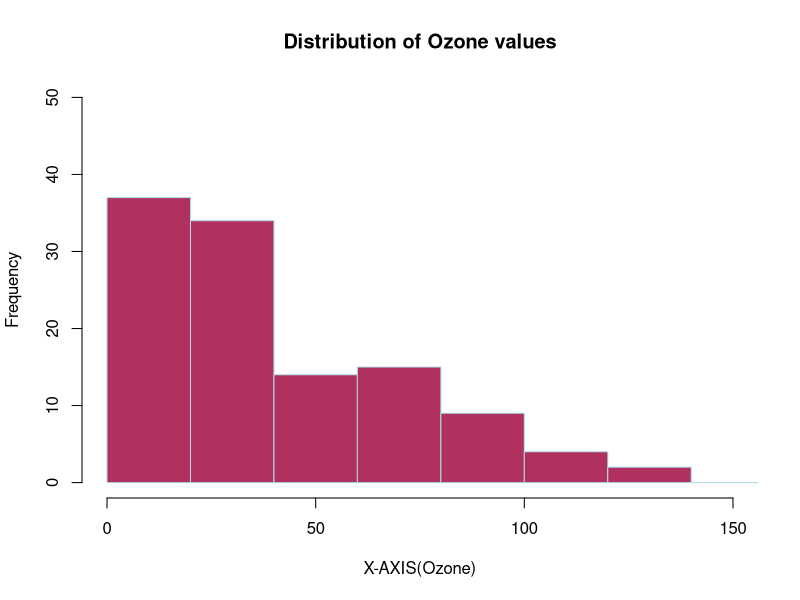
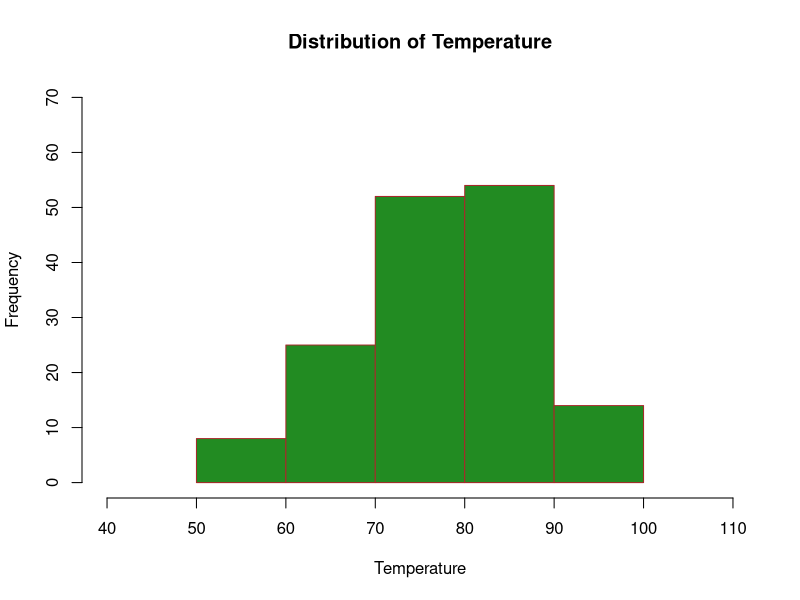
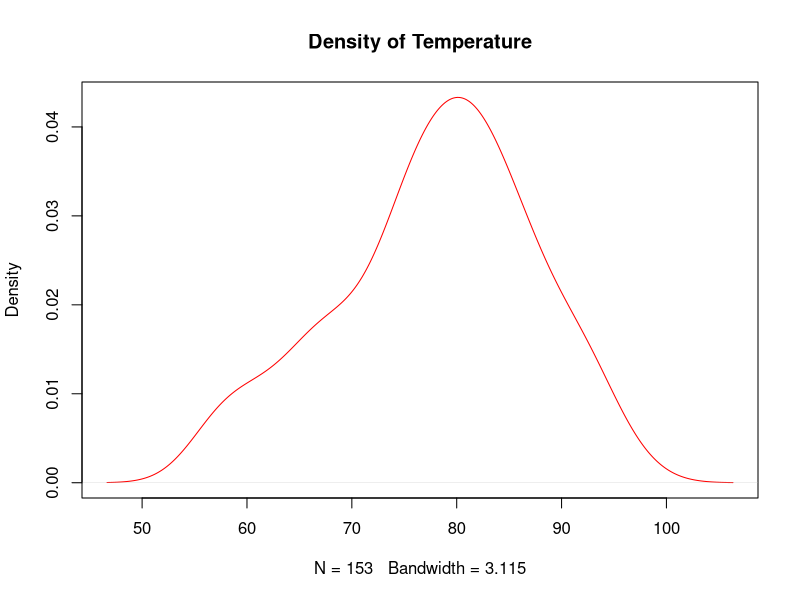
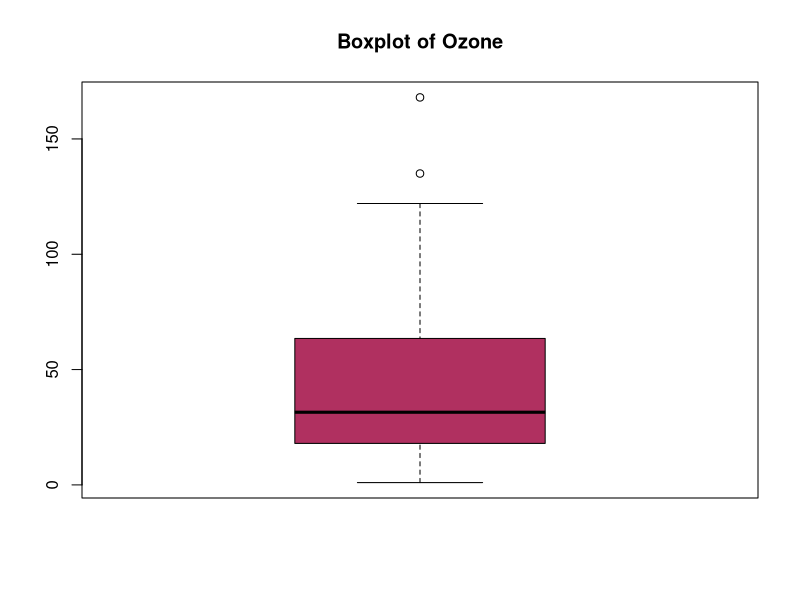
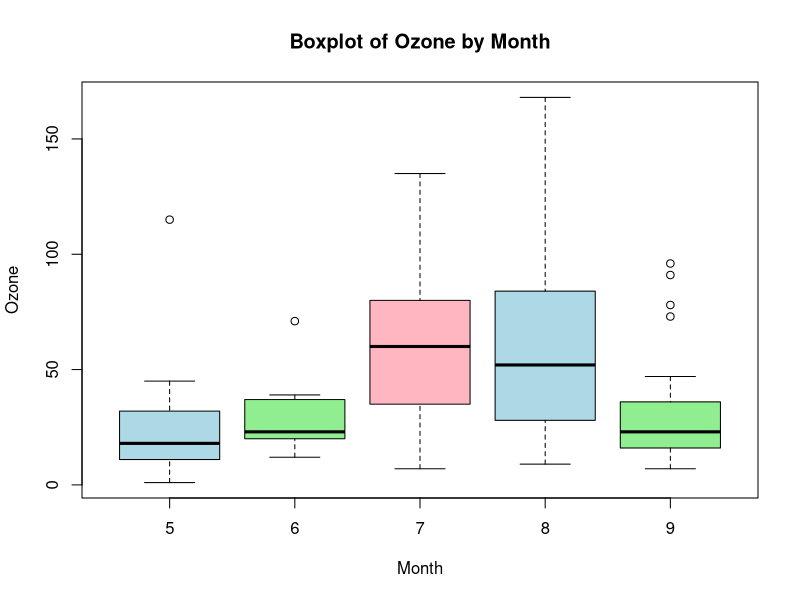
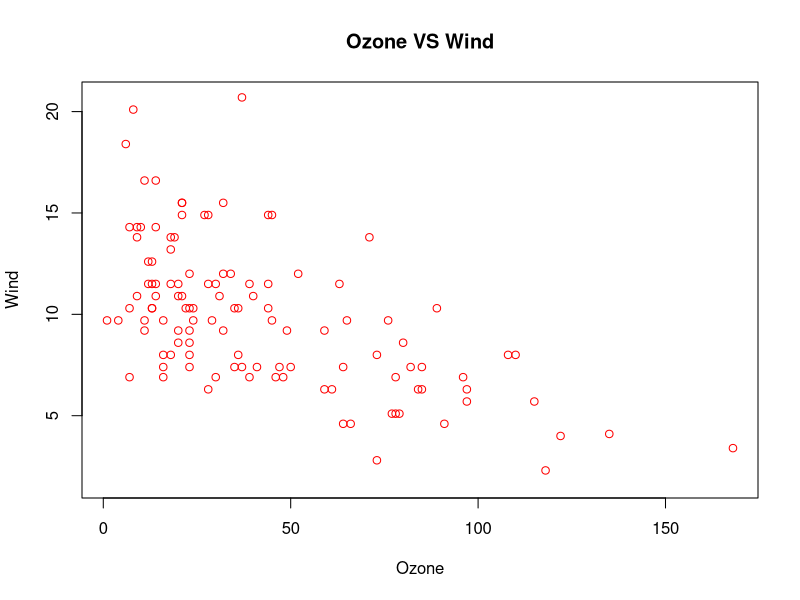

The R source for these figures, in order:
#unziping the downloaded dataset
unzip("C:\\Users\\user\\Downloads\\air+quality.zip")

#View of the dataset
View(airquality)

#Dimension of the dataset
dim(airquality)

#Structure of the dataset
str(airquality)

#Head of the dataset
head(airquality)

#Histogram on Ozone
D<-hist(airquality$Ozone,
	main="Distribution of Ozone values",
	col="maroon",
	xlab="X-AXIS(Ozone)",
	xlim=c(0,150),
	ylim=c(0,50),
	border="lightblue",
	breaks=10)

#Distrubtion of values in histogram
D

#Histogram on Temp
D<-hist(airquality$Temp,
	main="Distribution of Temperature",
	col="forestgreen",
	xlab="Temperature",
	xlim=c(40,110),
	ylim=c(0,70),
	border="brown",
	breaks=5)

#Density
data(airquality)
p<-plot(density(airquality$Temp),
main="Density of Temperature",
col="red"
)

#Boxplot on Temperature
B<-boxplot(airquality$Ozone,
	main="Boxplot of Ozone",
	col="maroon")

#Distribution of boxplot
B

#comparing values in Box Plot
C<-boxplot(Ozone~Month,
data=airquality,
main="Boxplot of Ozone by Month",
col=c("lightblue","lightgreen","lightpink")
)
C

#Scatter Plot
plot(airquality$Ozone,
	airquality$Wind,
	main="Ozone VS Wind",
	xlab="Ozone",
	ylab="Wind",
	col="red",
	pch=1)

